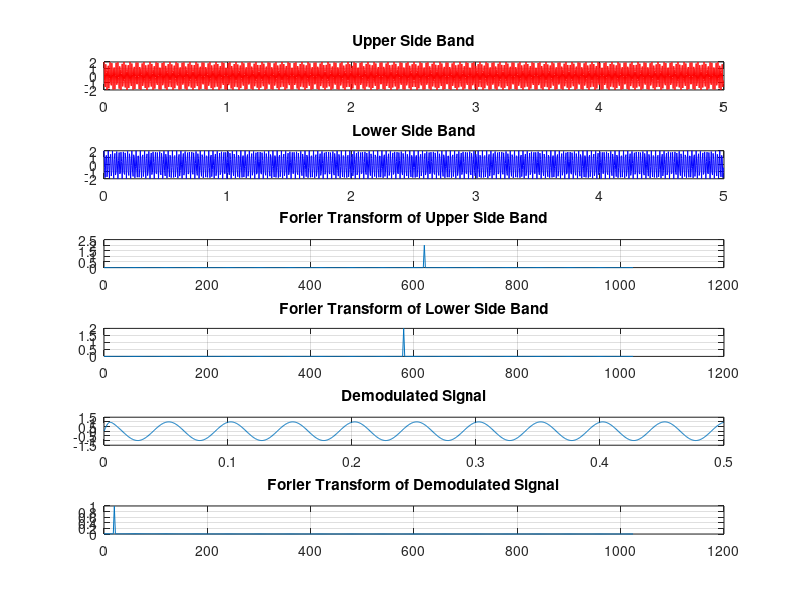

This figure's MATLAB source:

clc;
clear all;
close all;
 
N=1024;
fs=2048;
ts=1/fs;
t=(0:N-1)/fs;
fc=600;
fm1=20;
Em1=1;
m=Em1*cos(2*pi*fm1*t);
mh=Em1*cos((2*pi*fm1*t)-pi/2);

sbu=m.*2.*cos(2*pi*fc*t)-mh.*2.*sin(2*pi*fc*t);
sbl=m.*2.*cos(2*pi*fc*t)+mh.*2.*sin(2*pi*fc*t);

SBU=2/N*abs(fft(sbu));
SBL=2/N*abs(fft(sbl));

freq=fs*(0:N/2)/N;

md=sbu.*cos(2*pi*fc*t);
[b,a]=butter(2,.1);
mf=filter(b,a,md);
MF=2/N*abs(fft(mf));

subplot(611)
plot(10*t,sbu,'r');
title("Upper Side Band");
grid on
subplot(612)
plot(10*t,sbl,'b');
title("Lower Side Band");
grid on
subplot(613);
plot(freq,SBU(1:N/2+1));
title("Forier Transform of Upper Side Band");
grid on
subplot(614);
plot(freq,SBL(1:N/2+1));
title("Forier Transform of Lower Side Band");
grid on
subplot(615);
plot(t,mf);
title("Demodulated Signal");
grid on;
subplot(616);
plot(freq,MF(1:N/2+1));
title("Forier Transform of Demodulated Signal");
grid on;